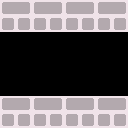

Rendered tile map (Tiled .tmx) drawn with the repository's tilesets; below, a short description and the full map source, tile grids included:
An orthogonal 16x16 tile map with 8x8 px tiles, 1 tile layer (solid).

<map version="1.0" tiledversion="1.1.3" orientation="orthogonal" renderorder="right-down" width="16" height="16" tilewidth="8" tileheight="8" infinite="0" nextobjectid="1">
 <tileset firstgid="1" name="tiles" tilewidth="8" tileheight="8" tilecount="256" columns="16">
  <image source="../pub/assets/tiles.png" width="128" height="128" />
 </tileset>
 <layer name="solid" width="16" height="16">
  <data encoding="csv">
193,194,195,196,193,194,195,196,193,194,195,196,193,194,195,196,
209,210,211,212,209,210,211,212,209,210,211,212,209,210,211,212,
225,226,227,228,225,226,227,228,225,226,227,228,225,226,227,228,
241,242,243,244,241,242,243,244,241,242,243,244,241,242,243,244,
0,0,0,0,0,0,0,0,0,0,0,0,0,0,0,0,
0,0,0,0,0,0,0,0,0,0,0,0,0,0,0,0,
0,0,0,0,0,0,0,0,0,0,0,0,0,0,0,0,
0,0,0,0,0,0,0,0,0,0,0,0,0,0,0,0,
0,0,0,0,0,0,0,0,0,0,0,0,0,0,0,0,
0,0,0,0,0,0,0,0,0,0,0,0,0,0,0,0,
0,0,0,0,0,0,0,0,0,0,0,0,0,0,0,0,
0,0,0,0,0,0,0,0,0,0,0,0,0,0,0,0,
193,194,195,196,193,194,195,196,193,194,195,196,193,194,195,196,
209,210,211,212,209,210,211,212,209,210,211,212,209,210,211,212,
225,226,227,228,225,226,227,228,225,226,227,228,225,226,227,228,
241,242,243,244,241,242,243,244,241,242,243,244,241,242,243,244
</data>
 </layer>
</map>
